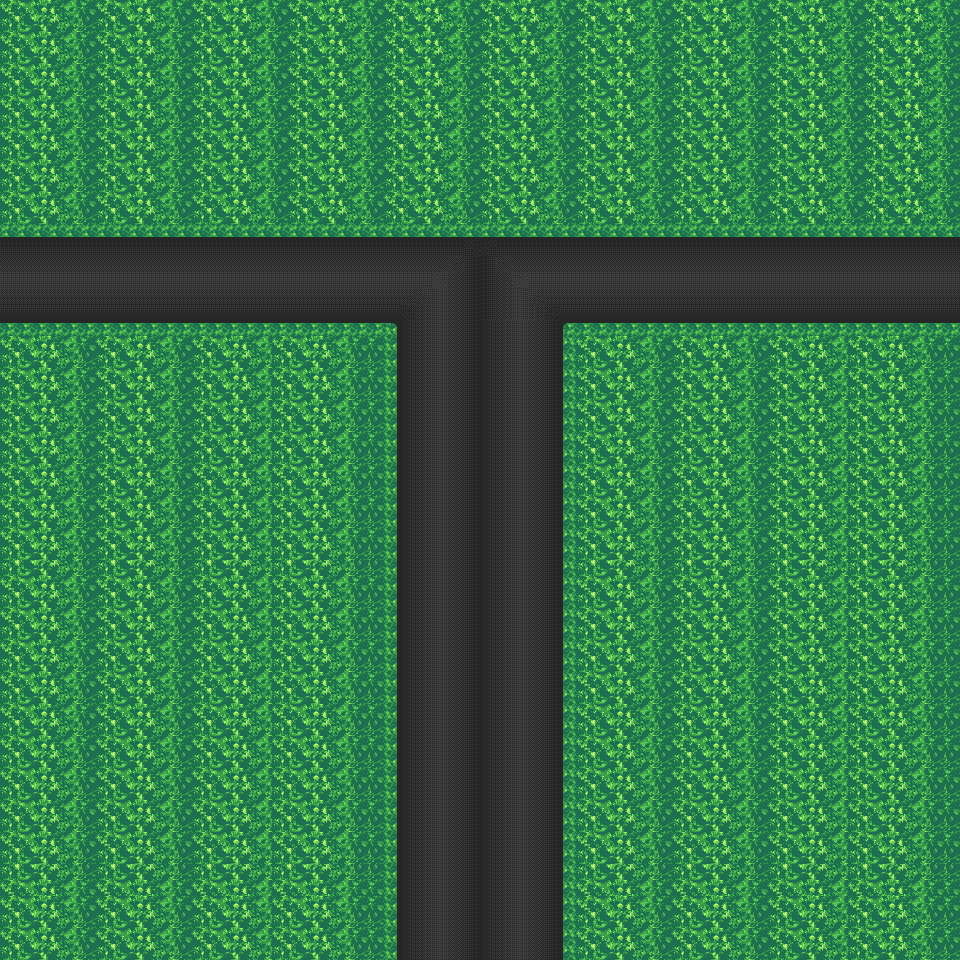

A level layout from a 2D game, rendered from its tile map. Below: a short description, then the map file with tile-grid data replaced by summaries:
An orthogonal 60x60 tile map with 16x16 px tiles, 2 tile layers (Base, Lines), 2 tilesets and 3 objects (3x Wall).

<map version="1.10" tiledversion="1.11.2" orientation="orthogonal" renderorder="right-down" width="60" height="60" tilewidth="16" tileheight="16" infinite="0" nextlayerid="7" nextobjectid="12">
 <tileset firstgid="1" name="rotation" tilewidth="16" tileheight="16" tilecount="80" columns="10">
  <image source="../images/lines.png" width="160" height="128" />
 </tileset>
 <tileset firstgid="81" name="tiles" tilewidth="16" tileheight="16" tilecount="144" columns="12">
  <image source="../images/new-map.png" width="192" height="192" />
 </tileset>
 <layer id="4" name="Base" width="60" height="60">
  <properties>
   <property name="friction" type="float" value="0.9" />
  </properties>
  <data>[3600 cells, 3600 non-empty, 70 distinct tile ids]</data>
 </layer>
 <layer id="5" name="Lines" width="60" height="60">
  <data>[3600 cells, 0 non-empty, 0 distinct tile ids]</data>
 </layer>
 <objectgroup id="6" name="Obstacles_Layer">
  <object id="7" type="Wall" x="5.33333" y="325.667" width="389.333" height="634" visible="0" />
  <object id="10" type="Wall" x="566.667" y="324" width="390.667" height="632" visible="0" />
  <object id="11" type="Wall" x="2.66667" y="1.33333" width="958.667" height="233.333" visible="0" />
 </objectgroup>
</map>
